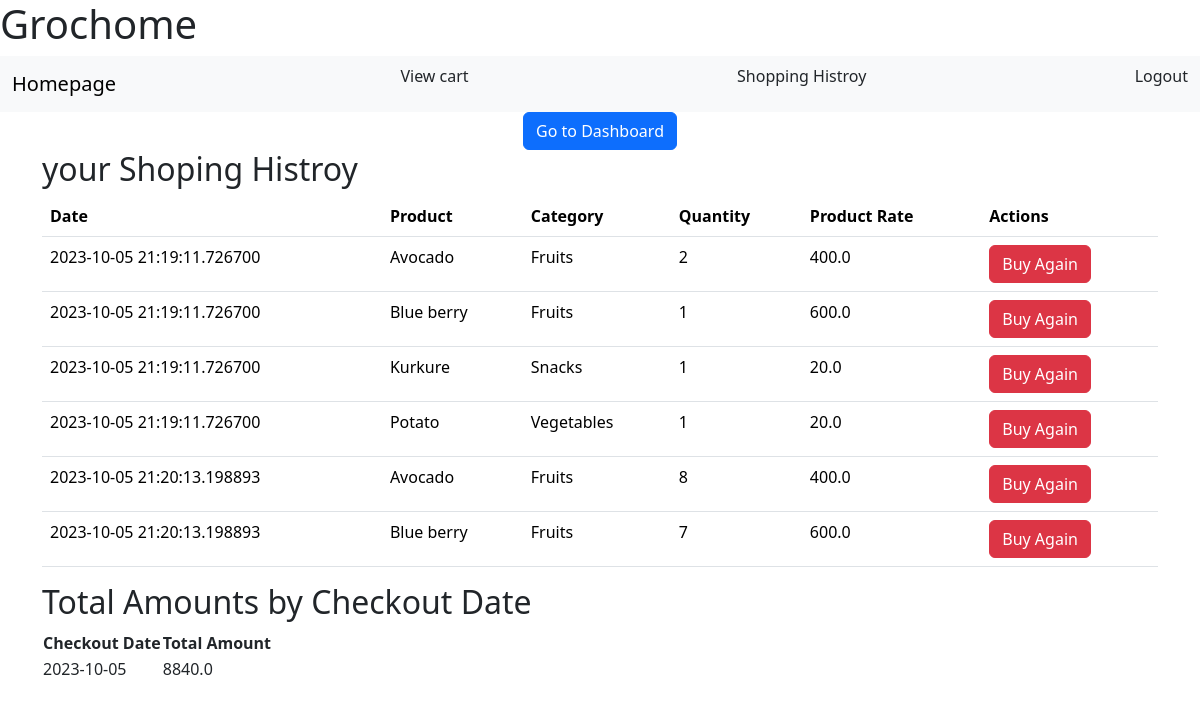
Screenshot of /user/shopping_history (signed in) with the database file from the repository.
### app/models.py (models this page shows)
class ShoppingList(db.Model):
    id = db.Column(db.Integer, primary_key=True)
    user_id = db.Column(db.Integer, db.ForeignKey('user.id'), nullable=False)
    checkout_date = db.Column(db.DateTime, nullable=True)  # Add a new column for checkout date
    product_id = db.Column(db.Integer, db.ForeignKey('product.id'), nullable=False)
    product_name = db.Column(db.String(100), nullable=False)
    category_id = db.Column(db.Integer, db.ForeignKey('section.id'), nullable=False)
    category_name = db.Column(db.String(100), nullable=False)
    quantity = db.Column(db.Integer, nullable=False)
    product_rate_per_unit = db.Column(db.Float, nullable=False)
    product = db.relationship('Product', backref='shop_item')

### app/routes.py (the view)
@app.route('/user/shopping_history')
@login_required
def shopping_history():
    shopping_history = ShoppingList.query.filter_by(user_id=current_user.id).all()
    shopping_totals = defaultdict(float)
    for item in shopping_history:
        checkout_date = item.checkout_date.strftime('%Y-%m-%d')  # Format date as a string
        total_amount = item.quantity * item.product_rate_per_unit
        shopping_totals[checkout_date] += total_amount
    return render_template('shopping_history.html', shopping_history=shopping_history,shopping_totals=shopping_totals)

### app/routes.py (called while the page is built)
@login.user_loader
def load_user(user_id):
    user= User.query.get(int(user_id))
    return user

### app/templates/shopping_history.html
{% extends 'base.html' %}
{% block main %}
<div class="container">
    <div style="text-align: center;">
        <a class="btn btn-primary" href="{{ url_for('home') }}">Go to Dashboard</a>
    </div>
</div>
<div class="container">
    <h2>{{current_user.username|upper }} your  Shoping Histroy</h2>
    {% if shopping_history %}
        <table class="table">
            <thead>
                <tr>
                    <th>Date</th>
                    <th>Product</th>
                    <th>Category</th>
                    <th>Quantity</th>
                    <th>Product Rate</th>
                    <th>Actions</th>
                </tr>
            </thead>
            <tbody>
                {% for item in shopping_history %}
                    <tr>
                        <td>{{ item.checkout_date }}</td>
                        <td>{{ item.product_name }}</td>
                        <td>{{ item.category_name }}</td>
                        <td>{{ item.quantity }}</td>
                        <td>{{ item.product_rate_per_unit }}</td>
                        <td>
                            <div class="button-container">
                                <a href="{{ url_for('buy', product_id=item.product.id) }}" class="btn btn-danger">Buy Again</a>
                            </div>
                        </td>
                    </tr>
                {% endfor %}
            </tbody>
        </table>
        <h2>Total Amounts by Checkout Date</h2>
        <table>
            <tr>
                <th>Checkout Date</th>
                <th>Total Amount</th>
            </tr>
            {% for date, total_amount in shopping_totals.items() %}
            <tr>
                <td>{{ date }}</td>
                <td>{{ total_amount }}</td>
            </tr>
            {% endfor %}
        </table>
    {% else %}
        <p>Your Shoping List is empty.</p>
    {% endif %}
</div>
{% endblock %}

### rows the page displays
ShoppingList: checkout_date "2023-10-05 21:19:11.726700", product_name "Avocado", category_name "Fruits", quantity "2", product_rate_per_unit "400.0"
ShoppingList: checkout_date "2023-10-05 21:19:11.726700", product_name "Blue berry", category_name "Fruits", quantity "1", product_rate_per_unit "600.0"
ShoppingList: checkout_date "2023-10-05 21:19:11.726700", product_name "Kurkure", category_name "Snacks", quantity "1", product_rate_per_unit "20.0"
ShoppingList: checkout_date "2023-10-05 21:19:11.726700", product_name "Potato", category_name "Vegetables", quantity "1", product_rate_per_unit "20.0"
ShoppingList: checkout_date "2023-10-05 21:20:13.198893", product_name "Avocado", category_name "Fruits", quantity "8", product_rate_per_unit "400.0"
ShoppingList: checkout_date "2023-10-05 21:20:13.198893", product_name "Blue berry", category_name "Fruits", quantity "7", product_rate_per_unit "600.0"

### other values shown
{{ date }} "2023-10-05"
{{ total_amount }} "8840.0"
